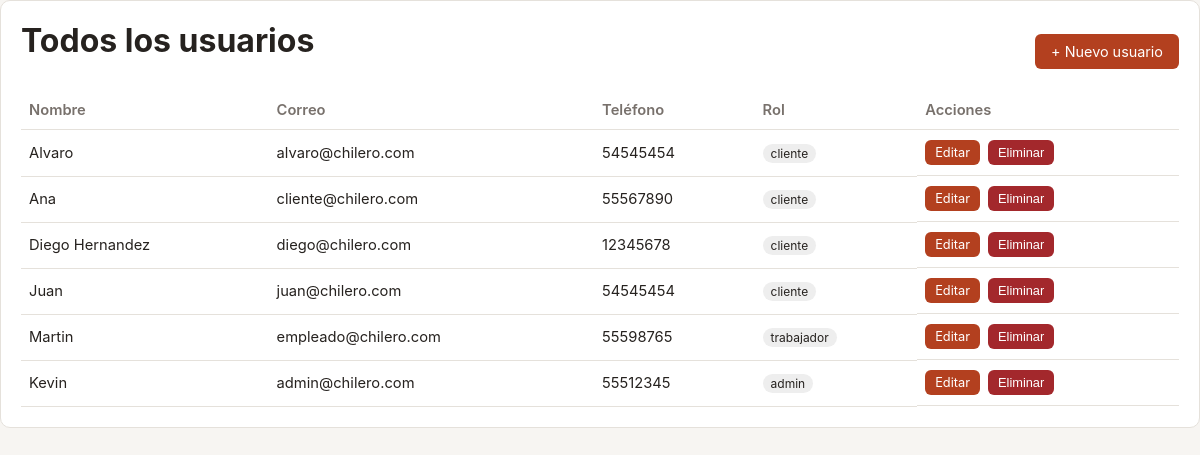
The app's page /usuarios/index.php (signed in) with its own data.
### tables this page shows
CREATE TABLE `usuario` (
  `id` int(11) NOT NULL,
  `nombre` varchar(99) NOT NULL,
  `correo` varchar(50) NOT NULL,
  `password` varchar(255) NOT NULL,
  `telefono` varchar(15) DEFAULT NULL,
  `direccion` varchar(255) DEFAULT NULL,
  `tipo_usuario` enum('cliente','trabajador','admin') NOT NULL DEFAULT 'cliente'
);

### includes/auth.php (called while the page is built, shortened)
<?php
require_once __DIR__ . '/functions.php';
function currentRole(): ?string {
    return $_SESSION['user']['tipo_usuario'] ?? null;
}
function h(?string $value): string {
    return htmlspecialchars($value ?? '', ENT_QUOTES, 'UTF-8');
}

### includes/functions.php (called while the page is built, shortened)
<?php
function url(string $path = '/'): string {
    return BASE_URL . '/' . ltrim($path, '/');
}

### usuarios/index.php (the view, shortened to what this page needs)
<?php
require __DIR__ . '/../config/db.php';
require __DIR__ . '/../includes/auth.php';
require_once __DIR__ . '/../includes/functions.php';
$role = currentRole();
if ($role === 'admin') {
    $stmt = $pdo->query('SELECT id, nombre, correo, telefono, tipo_usuario FROM usuario ORDER BY tipo_usuario, nombre');
} else {
    $stmt = $pdo->prepare('SELECT id, nombre, correo, telefono, tipo_usuario FROM usuario WHERE tipo_usuario = "cliente" ORDER BY nombre');
    $stmt->execute();
}
$usuarios = $stmt->fetchAll();
require __DIR__ . '/../includes/header.php';
?>
<div class="card">
    <div style="display:flex;justify-content:space-between;align-items:center;flex-wrap:wrap;gap:10px;">
        <h1><?= $role === 'admin' ? 'Todos los usuarios' : 'Usuarios clientes' ?></h1>
        <?php if ($role === 'admin'): ?>
            <a class="btn" href="<?= url('/usuarios/create.php') ?>">+ Nuevo usuario</a>
        <?php endif; ?>
    </div>
    <?php if (!$usuarios): ?>
        <p class="empty-state">No hay usuarios para mostrar.</p>
    <?php else: ?>
    <table>
        <thead>
            <tr><th>Nombre</th><th>Correo</th><th>Teléfono</th><th>Rol</th><th>Acciones</th></tr>
        </thead>
        <tbody>
        <?php foreach ($usuarios as $u): ?>
            <tr>
                <td><?= h($u['nombre']) ?></td>
                <td><?= h($u['correo']) ?></td>
                <td><?= h($u['telefono']) ?></td>
                <td><span class="badge"><?= h($u['tipo_usuario']) ?></span></td>
                <td class="actions">
                    <?php if ($role === 'admin'): ?>
                        <a class="btn btn-sm" href="<?= url('/usuarios/edit.php?id=' . (int)$u['id']) ?>">Editar</a>
                        <form class="form-inline" method="post" action="<?= url('/usuarios/delete.php') ?>" onsubmit="return confirm('¿Eliminar este usuario?');">
                            <button class="btn btn-sm btn-danger" type="submit">Eliminar</button>
                        </form>
                    <?php else: ?>
                        <span class="muted">Solo lectura</span>
                    <?php endif; ?>
                </td>
            </tr>
        <?php endforeach; ?>
        </tbody>
    </table>
    <?php endif; ?>
</div>
<?php require __DIR__ . '/../includes/footer.php'; ?>

### assets/style.css (style rules this page uses)
:root { --primary: #b3401f; --primary-dark: #8a2f16; --bg: #f7f5f2; --card: #ffffff; --text: #26221f; --muted: #78716c; --border: #e5e1db; --ok: #1f7a3d; --err: #b3401f; }
* { box-sizing: border-box; }
html { height: 100%; }
body { margin: 0; font-family: -apple-system, Segoe UI, Roboto, Helvetica, Arial, sans-serif; background: var(--bg); color: var(--text); min-height: 100vh; display: flex; flex-direction: column; }
h1, h2 { margin-top: 0; }
.card { background: var(--card); border: 1px solid var(--border); border-radius: 10px; padding: 20px; margin-bottom: 20px; }
table { width: 100%; border-collapse: collapse; margin-top: 10px; }
th, td { padding: 10px 8px; border-bottom: 1px solid var(--border); text-align: left; font-size: 0.92rem; }
th { color: var(--muted); font-weight: 600; }
form.form-inline { display: inline; }
.btn { display: inline-block; background: var(--primary); color: #fff; border: none; padding: 9px 16px; border-radius: 6px; cursor: pointer; font-size: 0.9rem; text-decoration: none; transition: background 0.2s ease; }
.btn-danger { background: #a3282c; }
.btn-sm { padding: 5px 10px; font-size: 0.8rem; }
.actions { display: flex; gap: 8px; flex-wrap: wrap; }
.badge { font-size: 0.75rem; padding: 2px 8px; border-radius: 999px; background: #eee; }

### records on screen
usuario: nombre "Alvaro", correo "alvaro@chilero.com", telefono "54545454", tipo_usuario "cliente"
usuario: nombre "Ana", correo "cliente@chilero.com", telefono "55567890", tipo_usuario "cliente"
usuario: nombre "Diego Hernandez", correo "diego@chilero.com", telefono "12345678", tipo_usuario "cliente"
usuario: nombre "Juan", correo "juan@chilero.com", telefono "54545454", tipo_usuario "cliente"
usuario: nombre "Martin", correo "empleado@chilero.com", telefono "55598765", tipo_usuario "trabajador"
usuario: nombre "Kevin", correo "admin@chilero.com", telefono "55512345", tipo_usuario "admin"
